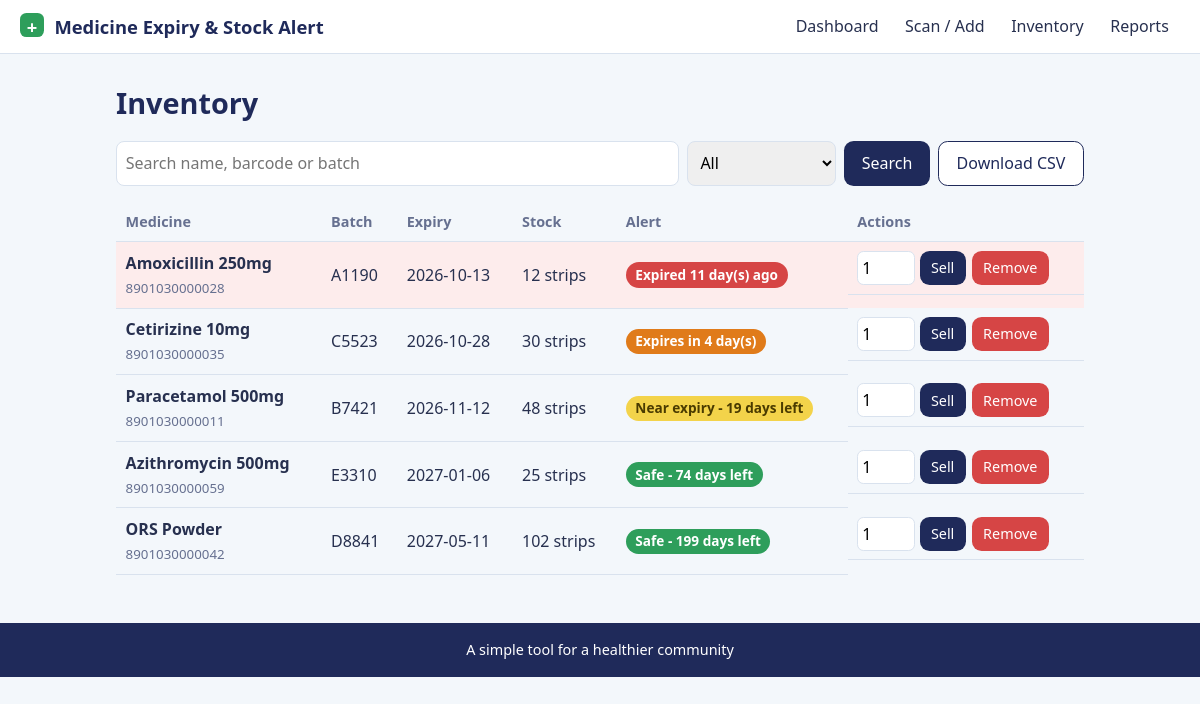
Page /inventory on the committed database.
### tables this page shows
CREATE TABLE medicines (
            id INTEGER PRIMARY KEY AUTOINCREMENT,
            barcode TEXT NOT NULL DEFAULT '',
            name TEXT NOT NULL,
            batch_no TEXT NOT NULL DEFAULT '',
            expiry_date TEXT NOT NULL,
            quantity INTEGER NOT NULL DEFAULT 0,
            added_on TEXT NOT NULL
        );

### app.py (the view)
@app.route("/inventory")
def inventory():
    q = request.args.get("q", "").strip().lower()
    flt = request.args.get("filter", "all")
    meds = all_medicines()
    if q:
        meds = [m for m in meds if q in m["name"].lower() or q in m["barcode"] or q in m["batch_no"].lower()]
    if flt != "all":
        meds = [m for m in meds if m["status"]["key"] == flt]
    return render_template("inventory.html", meds=meds, q=q, flt=flt)

### app.py (called while the page is built)
def db():
    if "db" not in g:
        g.db = sqlite3.connect(DB_PATH)
        g.db.row_factory = sqlite3.Row
    return g.db

def status_of(expiry_str):
    days = (datetime.strptime(expiry_str, "%Y-%m-%d").date() - date.today()).days
    if days < 0:
        return {"key": "expired", "label": f"Expired {-days} day(s) ago", "days": days}
    if days <= CRITICAL_DAYS:
        return {"key": "critical", "label": f"Expires in {days} day(s)", "days": days}
    if days <= NEAR_DAYS:
        return {"key": "near", "label": f"Near expiry - {days} days left", "days": days}
    return {"key": "ok", "label": f"Safe - {days} days left", "days": days}

def enrich(rows):
    out = []
    for r in rows:
        d = dict(r)
        d["status"] = status_of(d["expiry_date"])
        out.append(d)
    return out

def all_medicines():
    return enrich(db().execute(
        "SELECT * FROM medicines ORDER BY expiry_date ASC, name ASC").fetchall())

### templates/inventory.html (shortened to what this page needs)
{% extends "base.html" %}
{% from "_macros.html" import table %}
{% block content %}
<h1>Inventory</h1>
<form class="filters" method="get">
  <input name="q" value="{{ q }}" placeholder="Search name, barcode or batch" aria-label="Search">
  <select name="filter" aria-label="Filter by status">
    {% for k, l in [('all','All'),('expired','Expired'),('critical','Within 7 days'),('near','Within 30 days'),('ok','Safe')] %}
    <option value="{{ k }}" {{ 'selected' if flt == k }}>{{ l }}</option>{% endfor %}
  </select>
  <button class="btn">Search</button>
  <a class="btn ghost" href="{{ url_for('export_csv') }}">Download CSV</a>
</form>
{{ table(meds) }}
{% endblock %}

### templates/_macros.html
{% macro badge(s) %}<span class="badge {{ s.key }}">{{ s.label }}</span>{% endmacro %}
{% macro table(meds, actions=True) %}
{% if meds %}
<div class="table-wrap"><table>
  <thead><tr><th>Medicine</th><th>Batch</th><th>Expiry</th><th>Stock</th><th>Alert</th>{% if actions %}<th>Actions</th>{% endif %}</tr></thead>
  <tbody>
  {% for m in meds %}
  <tr class="row-{{ m.status.key }}">
    <td><strong>{{ m.name }}</strong><br><small>{{ m.barcode or 'no barcode' }}</small></td>
    <td>{{ m.batch_no or '-' }}</td>
    <td>{{ m.expiry_date }}</td>
    <td>{{ m.quantity }} strips</td>
    <td>{{ badge(m.status) }}</td>
    {% if actions %}
    <td class="actions">
      <form method="post" action="{{ url_for('sell', med_id=m.id) }}">
        <input type="number" name="quantity" value="1" min="1" aria-label="Strips to remove">
        <button class="btn small">Sell</button>
      </form>
      <form method="post" action="{{ url_for('delete', med_id=m.id) }}" onsubmit="return confirm('Remove this entry?')">
        <button class="btn small danger">Remove</button>
      </form>
    </td>
    {% endif %}
  </tr>
  {% endfor %}
  </tbody>
</table></div>
{% else %}<p class="empty">Nothing here yet.</p>{% endif %}
{% endmacro %}

### static/style.css (style rules this page uses)
:root { --navy:#1f2a5a; --ink:#27304f; --muted:#667090; --bg:#f3f7fb; --line:#d9e2ee; --red:#d64545; --red-bg:#fdecec; --orange:#e07b1a; --orange-bg:#fff0e0; --yellow-bg:#fff8dc; --green:#2e9e5b; --green-bg:#e6f6ec; --blue:#3b6fd4; }
* { box-sizing:border-box }
body { margin:0;font:16px/1.5 "Segoe UI",system-ui,-apple-system,Roboto,sans-serif;color:var(--ink);background:var(--bg) }
h1 { color:var(--navy);margin:.2rem 0 .4rem;font-size:1.8rem }
.btn { display:inline-block;border:0;border-radius:.6rem;background:var(--navy);color:#fff;padding:.6rem 1.1rem;font:inherit;cursor:pointer;text-decoration:none }
.btn.ghost { background:#fff;color:var(--navy);border:1px solid var(--navy) }
.btn.danger { background:var(--red) }
.btn.small { padding:.3rem .7rem;font-size:.9rem }
.table-wrap { overflow-x:auto }
table { width:100%;border-collapse:collapse }
th,td { text-align:left;padding:.55rem .6rem;border-bottom:1px solid var(--line);vertical-align:middle }
th { color:var(--muted);font-weight:600;font-size:.9rem }
small { color:var(--muted) }
.row-expired { background:var(--red-bg) }
.badge { display:inline-block;padding:.15rem .6rem;border-radius:2rem;font-size:.85rem;font-weight:600;white-space:nowrap }
.badge.expired { background:var(--red);color:#fff }
.badge.critical { background:var(--orange);color:#fff }
.badge.near { background:#f3d34a;color:#4a3b00 }
.badge.ok { background:var(--green);color:#fff }
.actions { display:flex;gap:.4rem;flex-wrap:wrap }
.actions form { display:flex;gap:.3rem }
.actions input { width:3.6rem;padding:.25rem;border:1px solid var(--line);border-radius:.4rem }
.filters { display:flex;flex-wrap:wrap;gap:.5rem;margin:1rem 0 }
.filters input,.filters select { padding:.55rem;border:1px solid var(--line);border-radius:.5rem;font:inherit }
.filters input { flex:1;min-width:200px }
form input { display:block;width:100%;margin-top:.3rem;padding:.7rem;border:1px solid var(--line);border-radius:.5rem;font:inherit }
.actions input,.filters input { margin-top:0 }

### rows in the picture
medicines: name "Amoxicillin 250mg", barcode "8901030000028", batch_no "A1190", expiry_date "2026-10-13", quantity "12", label "Expired 11 day(s) ago"
medicines: name "Cetirizine 10mg", barcode "8901030000035", batch_no "C5523", expiry_date "2026-10-28", quantity "30", label "Expires in 4 day(s)"
medicines: name "Paracetamol 500mg", barcode "8901030000011", batch_no "B7421", expiry_date "2026-11-12", quantity "48", label "Near expiry - 19 days left"
medicines: name "Azithromycin 500mg", barcode "8901030000059", batch_no "E3310", expiry_date "2027-01-06", quantity "25", label "Safe - 74 days left"
medicines: name "ORS Powder", barcode "8901030000042", batch_no "D8841", expiry_date "2027-05-11", quantity "102", label "Safe - 199 days left"

### other values in the picture
form field filter "All"
